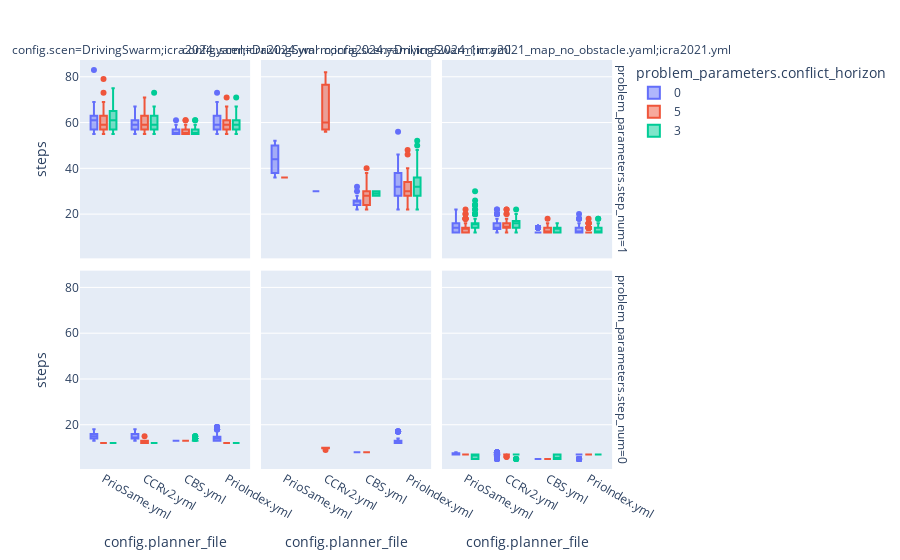

Notebook code cell kept with this figure:
### Code cell
df.history = df.history.astype(str).astype('category')
px.box(df.loc[df.valid], x="config.planner_file", y="steps", facet_col="config.scen", facet_row="problem_parameters.step_num", hover_name="history", color="problem_parameters.conflict_horizon")
